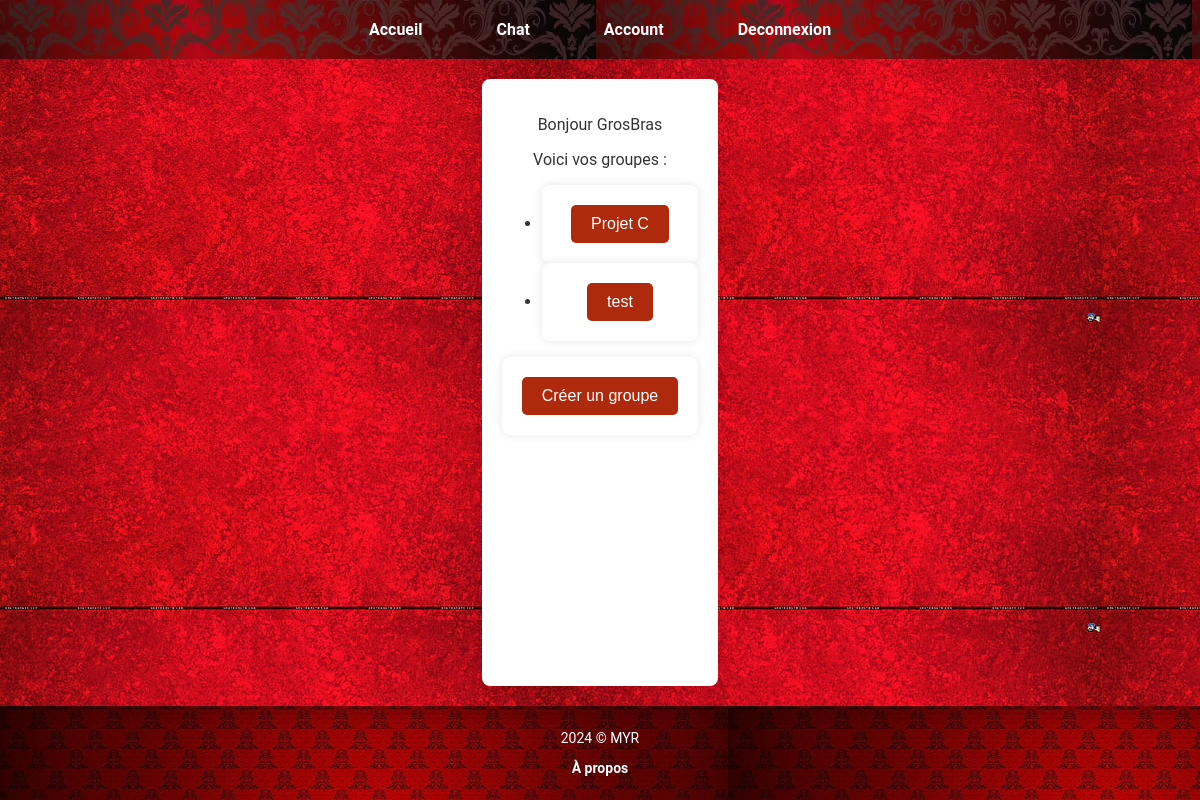
/chat (signed in), run on the app's committed database.
### app.py (models this page shows)
class User(db.Model):
    id = db.Column(db.Integer, primary_key=True)
    username = db.Column(db.String(80), unique=True, nullable=False)
    prenom = db.Column(db.String(80), nullable=False)
    age = db.Column(db.Integer, nullable=False)
    nom = db.Column(db.String(80), nullable=False)
    password = db.Column(db.String(120), nullable=False)
    member_of_groups = db.relationship('Group', secondary='user_groups', backref='members')

class Group(db.Model):
    id = db.Column(db.Integer, primary_key=True)
    name = db.Column(db.String(120), unique=True, nullable=False)
    created_by = db.Column(db.Integer, db.ForeignKey('user.id'), nullable=False)
    messages = db.relationship('Message', backref='group', lazy=True)

### app.py (the view)
@app.route("/chat", methods=["POST", "GET"])
def chat():
    if 'username' in session:
        user = User.query.filter_by(username=session['username']).first()
        if user:
            groups = user.member_of_groups
            return render_template("chat.html", username=user.username, groups=groups)
    return render_template("chat.html")

### templates/chat.html (shortened to what this page needs)
<!DOCTYPE html>
<html>
<head>
    <link rel="stylesheet" href="{{ url_for('static', filename='css/style.css') }}">
</head>
<header>
    <nav>
        <ul>
            <li><a href="{{url_for('home')}}">Accueil</a></li>
            <li><a href="{{url_for('chat')}}">Chat</a></li>
            {% if username %}
                <li><a href="{{url_for('account')}}">Account</a></li>
                <li><a href="{{url_for('logout')}}">Deconnexion</a></li>
            {% else %}
                <li><a href="{{url_for('login')}}">Connexion</a></li>
                <li><a href="{{url_for('register')}}">S'inscrire</a></li>
            {% endif %}
        </ul>
    </nav>
</header>
<body>
    <section>
        {% if username %}
            <p>Bonjour {{ username }}</p>
            <p>Voici vos groupes :</p>
            <ul>
                {% for group in groups %}
                    <li>
                        <form action="{{ url_for('group', group_id=group.id) }}" method="get">
                            <button type="submit">{{ group.name }}</button>
                        </form>
                    </li>
                {% endfor %}
            </ul>
            <form action="{{ url_for('create_group') }}" method="get">
                <button type="submit">Créer un groupe</button>
            </form>
        {% else %}
            <p>Veuillez-vous connecter pour voir vos groupes</p>
        {% endif %}
    </section>
</body>
<footer>
    <p>2024 © MYR</p>
    <p><a href="{{url_for('apropos')}}">À propos</a></p>
</footer>
</html>

### static/css/style.css (style rules this page uses)
body { font-family: 'Roboto', sans-serif; background: url("../images/body-pattern.jpg"); color: #333; margin: 0; padding: 0; display: flex; flex-direction: column; min-height: 100vh; }
header { background: url("../images/header-pattern.webp"), #AF290C; padding: 20px 0; }
nav ul { list-style: none; padding: 0; text-align: center; margin: 0; }
nav ul li { display: inline; margin: 0 15px; }
nav ul li a { text-decoration: none; color: white; font-weight: bold; padding: 10px 20px; border-radius: 5px; transition: background-color 0.3s; }
main, section { flex: 1; text-align: center; padding: 50px 20px; }
.presentation, section, .account-container { margin: 20px auto; max-width: 800px; padding: 20px; background-color: white; box-shadow: 0 0 10px rgba(0, 0, 0, 0.1); border-radius: 8px; }
form { display: flex; flex-direction: column; align-items: center; margin: 0 auto; max-width: 400px; padding: 20px; background-color: #fff; border-radius: 8px; box-shadow: 0 0 10px rgba(0, 0, 0, 0.1); }
input[type="submit"], button { background-color: #AF290C; color: white; padding: 10px 20px; border: none; border-radius: 5px; font-size: 16px; cursor: pointer; transition: background-color 0.3s; }
footer { background: url("../images/pattern-footer.jpg"), #FF927B; text-align: center; padding: 10px 0; color: white; font-size: 14px; }
footer a { color: white; text-decoration: none; font-weight: bold; }

### data on the page
User: username "GrosBras"
Group: name "Projet C"
Group: name "test"
